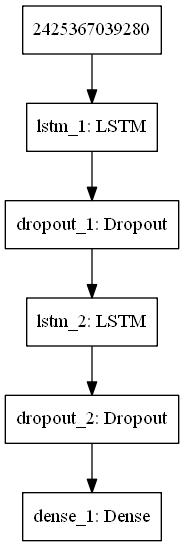

Recreate this plot in Python.
import math
import matplotlib
import numpy as np
import pandas as pd
import seaborn as sns
import time

from datetime import date
from matplotlib import pyplot as plt
from numpy.random import seed
from pylab import rcParams
from sklearn.metrics import mean_squared_error
from tqdm import tqdm_notebook
from sklearn.preprocessing import MinMaxScaler
from sklearn.preprocessing import StandardScaler
from tensorflow import set_random_seed
import tensorflow
from keras.models import Sequential
from keras.layers import Dense, Dropout, LSTM
from keras.utils import plot_model

##params
test_size = 0.2                # proportion of dataset to be used as test set
cv_size = 0.2                  # proportion of dataset to be used as cross-validation set

N = 9                          # for feature at day t, we use lags from t-1, t-2, ..., t-N as features.
                               # initial value before tuning
lstm_units=50                  # lstm param. initial value before tuning.
dropout_prob=1                 # lstm param. initial value before tuning.
optimizer='adam'               # lstm param. initial value before tuning.
epochs=1                       # lstm param. initial value before tuning.
batch_size=1                   # lstm param. initial value before tuning.

model_seed = 100

fontsize = 14
ticklabelsize = 14
# Set seeds to ensure same output results
seed(101)
set_random_seed(model_seed)

##method
def get_mape(y_true, y_pred):
    """
    Compute mean absolute percentage error (MAPE)
    """
    y_true, y_pred = np.array(y_true), np.array(y_pred)
    return np.mean(np.abs((y_true - y_pred) / y_true)) * 100


def get_x_y(data, N, offset):
    """
    Split data into x (features) and y (target)
    """
    x, y = [], []
    for i in range(offset, len(data)):
        x.append(data[i - N:i])
        y.append(data[i])
    x = np.array(x)
    y = np.array(y)

    return x, y


def get_x_scaled_y(data, N, offset):
    """
    Split data into x (features) and y (target)
    We scale x to have mean 0 and std dev 1, and return this.
    We do not scale y here.
    Inputs
        data     : pandas series to extract x and y
        N
        offset
    Outputs
        x_scaled : features used to predict y. Scaled such that each element has mean 0 and std dev 1
        y        : target values. Not scaled
        mu_list  : list of the means. Same length as x_scaled and y
        std_list : list of the std devs. Same length as x_scaled and y
    """
    x_scaled, y, mu_list, std_list = [], [], [], []
    for i in range(offset, len(data)):
        mu_list.append(np.mean(data[i - N:i]))
        std_list.append(np.std(data[i - N:i]))
        x_scaled.append((data[i - N:i] - mu_list[i - offset]) / std_list[i - offset])
        y.append(data[i])
    x_scaled = np.array(x_scaled)
    y = np.array(y)

    return x_scaled, y, mu_list, std_list


def train_pred_eval_model(x_train_scaled, \
                          y_train_scaled, \
                          x_cv_scaled, \
                          y_cv, \
                          mu_cv_list, \
                          std_cv_list, \
                          lstm_units=50, \
                          dropout_prob=0.5, \
                          optimizer='adam', \
                          epochs=1, \
                          batch_size=1):
    '''
    Train model, do prediction, scale back to original range and do evaluation
    Use LSTM here.
    Returns rmse, mape and predicted values
    Inputs
        x_train_scaled  : e.g. x_train_scaled.shape=(451, 9, 1). Here we are using the past 9 values to predict the next value
        y_train_scaled  : e.g. y_train_scaled.shape=(451, 1)
        x_cv_scaled     : use this to do predictions
        y_cv            : actual value of the predictions
        mu_cv_list      : list of the means. Same length as x_scaled and y
        std_cv_list     : list of the std devs. Same length as x_scaled and y
        lstm_units      : lstm param
        dropout_prob    : lstm param
        optimizer       : lstm param
        epochs          : lstm param
        batch_size      : lstm param
    Outputs
        rmse            : root mean square error
        mape            : mean absolute percentage error
        est             : predictions
    '''
    # Create the LSTM network
    model = Sequential()
    model.add(LSTM(units=lstm_units, return_sequences=True, input_shape=(x_train_scaled.shape[1], 1)))
    model.add(Dropout(dropout_prob))  # Add dropout with a probability of 0.5
    model.add(LSTM(units=lstm_units))
    model.add(Dropout(dropout_prob))  # Add dropout with a probability of 0.5
    model.add(Dense(1))

    # Compile and fit the LSTM network
    model.compile(loss='mean_squared_error', optimizer=optimizer)
    model.fit(x_train_scaled, y_train_scaled, epochs=epochs, batch_size=batch_size, verbose=0)

    # Do prediction
    est_scaled = model.predict(x_cv_scaled)
    est = (est_scaled * np.array(std_cv_list).reshape(-1, 1)) + np.array(mu_cv_list).reshape(-1, 1)

    # Calculate RMSE and MAPE
    #     print("x_cv_scaled = " + str(x_cv_scaled))
    #     print("est_scaled = " + str(est_scaled))
    #     print("est = " + str(est))
    rmse = math.sqrt(mean_squared_error(y_cv, est))
    mape = get_mape(y_cv, est)

    return rmse, mape, est
###

### get_data

df = pd.read_csv('VTI.csv', sep = ",")

# Convert Date column to datetime
df.loc[:, 'Date'] = pd.to_datetime(df['Date'],format='%Y-%m-%d')

# Change all column headings to be lower case, and remove spacing
df.columns = [str(x).lower().replace(' ', '_') for x in df.columns]

# Get month of each sample
df['month'] = df['date'].dt.month

# Sort by datetime
df.sort_values(by='date', inplace=True, ascending=True)

# Plot adjusted close over time
rcParams['figure.figsize'] = 10, 8 # width 10, height 8

ax = df.plot(x='date', y='adj_close', style='b-', grid=True)
ax.set_xlabel("date")
ax.set_ylabel("USD")
# plt.show()


###size

num_cv = int(cv_size*len(df))
num_test = int(test_size*len(df))
num_train = len(df) - num_cv - num_test
# print("num_train = " + str(num_train))
# print("num_cv = " + str(num_cv))
# print("num_test = " + str(num_test))

# Split into train, cv, and test
train = df[:num_train][['date', 'adj_close']]
cv = df[num_train:num_train+num_cv][['date', 'adj_close']]
train_cv = df[:num_train+num_cv][['date', 'adj_close']]
test = df[num_train+num_cv:][['date', 'adj_close']]

# print("train.shape = " + str(train.shape))
# print("cv.shape = " + str(cv.shape))
# print("train_cv.shape = " + str(train_cv.shape))
# print("test.shape = " + str(test.shape))

# Converting dataset into x_train and y_train
# Here we only scale the train dataset, and not the entire dataset to prevent information leak
scaler = StandardScaler()
train_scaled = scaler.fit_transform(np.array(train['adj_close']).reshape(-1,1))
# print("scaler.mean_ = " + str(scaler.mean_))
# print("scaler.var_ = " + str(scaler.var_))

# Split into x and y
x_train_scaled, y_train_scaled = get_x_y(train_scaled, N, N)
# print("x_train_scaled.shape = " + str(x_train_scaled.shape)) # (446, 7, 1)
# print("y_train_scaled.shape = " + str(y_train_scaled.shape)) # (446, 1)

# Scale the cv dataset
# Split into x and y
x_cv_scaled, y_cv, mu_cv_list, std_cv_list = get_x_scaled_y(np.array(train_cv['adj_close']).reshape(-1,1), N, num_train)
# print("x_cv_scaled.shape = " + str(x_cv_scaled.shape))
# print("y_cv.shape = " + str(y_cv.shape))
# print("len(mu_cv_list) = " + str(len(mu_cv_list)))
# print("len(std_cv_list) = " + str(len(std_cv_list)))

# Here we scale the train_cv set, for the final model
scaler_final = StandardScaler()
train_cv_scaled_final = scaler_final.fit_transform(np.array(train_cv['adj_close']).reshape(-1,1))
# print("scaler_final.mean_ = " + str(scaler_final.mean_))
# print("scaler_final.var_ = " + str(scaler_final.var_))
x_test_scaled, y_test, mu_test_list, std_test_list = get_x_scaled_y(np.array(df['adj_close']).reshape(-1,1), N, num_train+num_cv)

# Create the LSTM network
model = Sequential()
model.add(LSTM(units=lstm_units, return_sequences=True, input_shape=(x_train_scaled.shape[1],1)))
model.add(Dropout(dropout_prob)) # Add dropout with a probability of 0.5
model.add(LSTM(units=lstm_units))
model.add(Dropout(dropout_prob)) # Add dropout with a probability of 0.5
model.add(Dense(1))

model.compile(loss='mean_squared_error', optimizer=optimizer)
model.fit(x_train_scaled, y_train_scaled, epochs=epochs, batch_size=batch_size, verbose=2)

# Print model summary
model.summary()

# Plot model and save to file
from IPython.display import SVG
from keras.utils import plot_model
from keras.utils.vis_utils import model_to_dot

plot_model(model, to_file='model_v4a.png')
SVG(model_to_dot(model).create(prog='dot', format='svg'))

# Do prediction
est_scaled = model.predict(x_cv_scaled)
est = (est_scaled * np.array(std_cv_list).reshape(-1,1)) + np.array(mu_cv_list).reshape(-1,1)
# print("est.shape = " + str(est.shape))

# Calculate RMSE
rmse_bef_tuning = math.sqrt(mean_squared_error(y_cv, est))
# print("RMSE = %0.3f" % rmse_bef_tuning)

# Calculate MAPE
mape_pct_bef_tuning = get_mape(y_cv, est)
# print("MAPE = %0.3f%%" % mape_pct_bef_tuning)

# Plot adjusted close over time
rcParams['figure.figsize'] = 10, 8 # width 10, height 8

est_df = pd.DataFrame({'est': est.reshape(-1),
                       'y_cv': y_cv.reshape(-1),
                       'date': cv['date']})

ax = train.plot(x='date', y='adj_close', style='b-', grid=True)
ax = cv.plot(x='date', y='adj_close', style='y-', grid=True, ax=ax)
ax = test.plot(x='date', y='adj_close', style='g-', grid=True, ax=ax)
ax = est_df.plot(x='date', y='est', style='r-', grid=True, ax=ax)
ax.legend(['train', 'dev', 'test', 'est'])
ax.set_xlabel("date")
ax.set_ylabel("USD")
# plt.show()

##Tuning N (no. of days to use as features)
# param_label = 'N'
# param_list = range(3, 60)
#
# error_rate = {param_label: [], 'rmse': [], 'mape_pct': []}
# tic = time.time()
# for param in tqdm_notebook(param_list):
#     # Split train into x and y
#     x_train_scaled, y_train_scaled = get_x_y(train_scaled, param, param)
#
#     # Split cv into x and y
#     x_cv_scaled, y_cv, mu_cv_list, std_cv_list = get_x_scaled_y(np.array(train_cv['adj_close']).reshape(-1, 1), param,
#                                                                 num_train)
#
#     # Train, predict and eval model
#     rmse, mape, _ = train_pred_eval_model(x_train_scaled, \
#                                           y_train_scaled, \
#                                           x_cv_scaled, \
#                                           y_cv, \
#                                           mu_cv_list, \
#                                           std_cv_list, \
#                                           lstm_units=lstm_units, \
#                                           dropout_prob=dropout_prob, \
#                                           optimizer=optimizer, \
#                                           epochs=epochs, \
#                                           batch_size=batch_size)
#
#     # Collect results
#     error_rate[param_label].append(param)
#     error_rate['rmse'].append(rmse)
#     error_rate['mape_pct'].append(mape)
#
# error_rate = pd.DataFrame(error_rate)
# toc = time.time()
# print("Minutes taken = " + str((toc - tic) / 60.0))
# print(error_rate)
# error_rate

# # Plot RMSE
# rcParams['figure.figsize'] = 10, 8 # width 10, height 8
#
# ax = error_rate.plot(x='N', y='rmse', style='bx-', grid=True)
# ax = error_rate.plot(x='N', y='mape_pct', style='rx-', grid=True, ax=ax)
# ax.set_xlabel("N")
# ax.set_ylabel("RMSE/MAPE(%)")

# # Get optimum value for param
# temp = error_rate[error_rate['rmse'] == error_rate['rmse'].min()]
# N_opt = temp['N'].values[0]
# print("min RMSE = %0.3f" % error_rate['rmse'].min())
# print("min MAPE = %0.3f%%" % error_rate['mape_pct'].min())
# print("optimum " + param_label + " = " + str(N_opt))

# param_label = 'epochs'
# param_list = [1, 10, 20, 30, 40, 50]
#
# param2_label = 'batch_size'
# param2_list = [8, 16, 32, 64, 128]
#
# # Split train into x and y
# x_train_scaled, y_train_scaled = get_x_y(train_scaled, N_opt, N_opt)
#
# # Split cv into x and y
# x_cv_scaled, y_cv, mu_cv_list, std_cv_list = get_x_scaled_y(np.array(train_cv['adj_close']).reshape(-1, 1), N_opt,
#                                                             num_train)
#
# error_rate = {param_label: [], param2_label: [], 'rmse': [], 'mape_pct': []}
# tic = time.time()
# for param in tqdm_notebook(param_list):
#
#     for param2 in tqdm_notebook(param2_list):
#         # Train, predict and eval model
#         rmse, mape, _ = train_pred_eval_model(x_train_scaled, \
#                                               y_train_scaled, \
#                                               x_cv_scaled, \
#                                               y_cv, \
#                                               mu_cv_list, \
#                                               std_cv_list, \
#                                               lstm_units=lstm_units, \
#                                               dropout_prob=dropout_prob, \
#                                               optimizer=optimizer, \
#                                               epochs=param, \
#                                               batch_size=param2)
#
#         # Collect results
#         error_rate[param_label].append(param)
#         error_rate[param2_label].append(param2)
#         error_rate['rmse'].append(rmse)
#         error_rate['mape_pct'].append(mape)
#
# error_rate = pd.DataFrame(error_rate)
# toc = time.time()
# print("Minutes taken = " + str((toc - tic) / 60.0))
# error_rate

# # Plot performance versus params
# rcParams['figure.figsize'] = 10, 8 # width 10, height 8
# temp = error_rate[error_rate[param2_label]==param2_list[0]]
# ax = temp.plot(x=param_label, y='rmse', style='bs-', grid=True)
# legend_list = [param2_label + '_' + str(param2_list[0])]
#
# color_list = ['r', 'g', 'k', 'y', 'm', 'c', '0.75']
# for i in range(1,len(param2_list)):
#     temp = error_rate[error_rate[param2_label]==param2_list[i]]
#     ax = temp.plot(x=param_label, y='rmse', color=color_list[i%len(color_list)], marker='s', grid=True, ax=ax)
#     legend_list.append(param2_label + '_' + str(param2_list[i]))
#
# ax.set_xlabel(param_label)
# ax.set_ylabel("RMSE")
# matplotlib.rcParams.update({'font.size': 14})
# plt.legend(legend_list, loc='center left', bbox_to_anchor=(1.0, 0.5)) # positions legend outside figure
# # ax.set_xlim([10, 50])
# # ax.set_ylim([0, 5])

# # Get optimum value for param and param2
# temp = error_rate[error_rate['rmse'] == error_rate['rmse'].min()]
# epochs_opt = temp[param_label].values[0]
# batch_size_opt = temp[param2_label].values[0]
# print("min RMSE = %0.3f" % error_rate['rmse'].min())
# print("min MAPE = %0.3f%%" % error_rate['mape_pct'].min())
# print("optimum " + param_label + " = " + str(epochs_opt))
# print("optimum " + param2_label + " = " + str(batch_size_opt))

# param_label = 'lstm_units'
# param_list = [10, 50, 64, 128]
#
# param2_label = 'dropout_prob'
# param2_list = [0.5, 0.6, 0.7, 0.8, 0.9, 1]
#
# error_rate = {param_label: [], param2_label: [], 'rmse': [], 'mape_pct': []}
# tic = time.time()
# for param in tqdm_notebook(param_list):
#
#     for param2 in tqdm_notebook(param2_list):
#         # Train, predict and eval model
#         rmse, mape, _ = train_pred_eval_model(x_train_scaled, \
#                                               y_train_scaled, \
#                                               x_cv_scaled, \
#                                               y_cv, \
#                                               mu_cv_list, \
#                                               std_cv_list, \
#                                               lstm_units=param, \
#                                               dropout_prob=param2, \
#                                               optimizer=optimizer, \
#                                               epochs=epochs_opt, \
#                                               batch_size=batch_size_opt)
#
#         # Collect results
#         error_rate[param_label].append(param)
#         error_rate[param2_label].append(param2)
#         error_rate['rmse'].append(rmse)
#         error_rate['mape_pct'].append(mape)
#
# error_rate = pd.DataFrame(error_rate)
# toc = time.time()
# print("Minutes taken = " + str((toc - tic) / 60.0))
# error_rate

# # Plot performance versus params
# rcParams['figure.figsize'] = 10, 8 # width 10, height 8
# temp = error_rate[error_rate[param2_label]==param2_list[0]]
# ax = temp.plot(x=param_label, y='rmse', style='bs-', grid=True)
# legend_list = [param2_label + '_' + str(param2_list[0])]
#
# color_list = ['r', 'g', 'k', 'y', 'm', 'c', '0.75']
# for i in range(1,len(param2_list)):
#     temp = error_rate[error_rate[param2_label]==param2_list[i]]
#     ax = temp.plot(x=param_label, y='rmse', color=color_list[i%len(color_list)], marker='s', grid=True, ax=ax)
#     legend_list.append(param2_label + '_' + str(param2_list[i]))
#
# ax.set_xlabel(param_label)
# ax.set_ylabel("RMSE")
# matplotlib.rcParams.update({'font.size': 14})
# plt.legend(legend_list, loc='center left', bbox_to_anchor=(1.0, 0.5)) # positions legend outside figure

# # Get optimum value for param and param2
# temp = error_rate[error_rate['rmse'] == error_rate['rmse'].min()]
# lstm_units_opt = temp[param_label].values[0]
# dropout_prob_opt = temp[param2_label].values[0]
# print("min RMSE = %0.3f" % error_rate['rmse'].min())
# print("min MAPE = %0.3f%%" % error_rate['mape_pct'].min())
# print("optimum " + param_label + " = " + str(lstm_units_opt))
# print("optimum " + param2_label + " = " + str(dropout_prob_opt))

# param_label = 'optimizer'
# param_list = ['adam', 'sgd', 'rmsprop', 'adagrad', 'adadelta', 'adamax', 'nadam']
#
# error_rate = {param_label: [], 'rmse': [], 'mape_pct': []}
# tic = time.time()
# for param in tqdm_notebook(param_list):
#     # Train, predict and eval model
#     rmse, mape, _ = train_pred_eval_model(x_train_scaled, \
#                                           y_train_scaled, \
#                                           x_cv_scaled, \
#                                           y_cv, \
#                                           mu_cv_list, \
#                                           std_cv_list, \
#                                           lstm_units=lstm_units_opt, \
#                                           dropout_prob=dropout_prob_opt, \
#                                           optimizer=param, \
#                                           epochs=epochs_opt, \
#                                           batch_size=batch_size_opt)
#
#     # Collect results
#     error_rate[param_label].append(param)
#     error_rate['rmse'].append(rmse)
#     error_rate['mape_pct'].append(mape)
#
# error_rate = pd.DataFrame(error_rate)
# toc = time.time()
# print("Minutes taken = " + str((toc - tic) / 60.0))
# error_rate

# # Plot RMSE
# rcParams['figure.figsize'] = 10, 8 # width 10, height 8
#
# ax = error_rate.plot(x='optimizer', y='rmse', style='bx-', grid=True)
# ax = error_rate.plot(x='optimizer', y='mape_pct', style='rx-', grid=True, ax=ax)
# ax.set_xticklabels(param_list)
# ax.set_xlabel("Optimizer")
# ax.set_ylabel("RMSE/MAPE(%)"

# # Get optimum value for param and param2
# temp = error_rate[error_rate['rmse'] == error_rate['rmse'].min()]
# optimizer_opt = temp[param_label].values[0]
# print("min RMSE = %0.3f" % error_rate['rmse'].min())
# print("min MAPE = %0.3f%%" % error_rate['mape_pct'].min())
# print("optimum " + param_label + " = " + str(optimizer_opt))

# d = {'param': ['N', 'lstm_units', 'dropout_prob', 'optimizer', 'epochs', 'batch_size', 'rmse', 'mape_pct'],
#      'original': [N, lstm_units, dropout_prob, optimizer, epochs, batch_size, rmse_bef_tuning, mape_pct_bef_tuning],
#      'after_tuning': [N_opt, lstm_units_opt, dropout_prob_opt, optimizer_opt, epochs_opt, batch_size_opt, error_rate['rmse'].min(), error_rate['mape_pct'].min()]}
# tuned_params = pd.DataFrame(d)
# tuned_params



N_opt=3
epochs_opt=50
batch_size_opt=8
lstm_units_opt=128
dropout_prob_opt=1.0
optimizer_opt='nadam'

#final model
# Split train_cv into x and y
x_train_cv_scaled, y_train_cv_scaled = get_x_y(train_cv_scaled_final, N_opt, N_opt)

# Split test into x and y
x_test_scaled, y_test, mu_test_list, std_test_list = get_x_scaled_y(np.array(df['adj_close']).reshape(-1,1), N_opt, num_train+num_cv)

# Train, predict and eval model
rmse, mape, est = train_pred_eval_model(x_train_cv_scaled, \
                                        y_train_cv_scaled, \
                                        x_test_scaled, \
                                        y_test, \
                                        mu_test_list, \
                                        std_test_list, \
                                        lstm_units=lstm_units_opt, \
                                        dropout_prob=dropout_prob_opt, \
                                        optimizer=optimizer_opt, \
                                        epochs=epochs_opt, \
                                        batch_size=batch_size_opt)

# Calculate RMSE
print("RMSE on test set = %0.3f" % rmse)

# Calculate MAPE
print("MAPE on test set = %0.3f%%" % mape)

# Plot adjusted close over time
rcParams['figure.figsize'] = 10, 8 # width 10, height 8

est_df = pd.DataFrame({'est': est.reshape(-1),
                       'date': df[num_train+num_cv:]['date']})

ax = train.plot(x='date', y='adj_close', style='b-', grid=True)
ax = cv.plot(x='date', y='adj_close', style='y-', grid=True, ax=ax)
ax = test.plot(x='date', y='adj_close', style='g-', grid=True, ax=ax)
ax = est_df.plot(x='date', y='est', style='r-', grid=True, ax=ax)
ax.legend(['train', 'dev', 'test', 'predictions'])
ax.set_xlabel("date")
ax.set_ylabel("USD")


# Plot adjusted close over time, for test set only
rcParams['figure.figsize'] = 10, 8 # width 10, height 8
ax = train.plot(x='date', y='adj_close', style='b-', grid=True)
ax = cv.plot(x='date', y='adj_close', style='y-', grid=True, ax=ax)
ax = test.plot(x='date', y='adj_close', style='g-', grid=True, ax=ax)
ax = est_df.plot(x='date', y='est', style='r-', grid=True, ax=ax)
ax.legend(['train', 'dev', 'test', 'predictions'])
ax.set_xlabel("date")
ax.set_ylabel("USD")
ax.set_xlim([date(2018, 4, 1), date(2018, 11, 30)])
ax.set_ylim([130, 155])
ax.set_title("Zoom in to test set")
plt.show()
